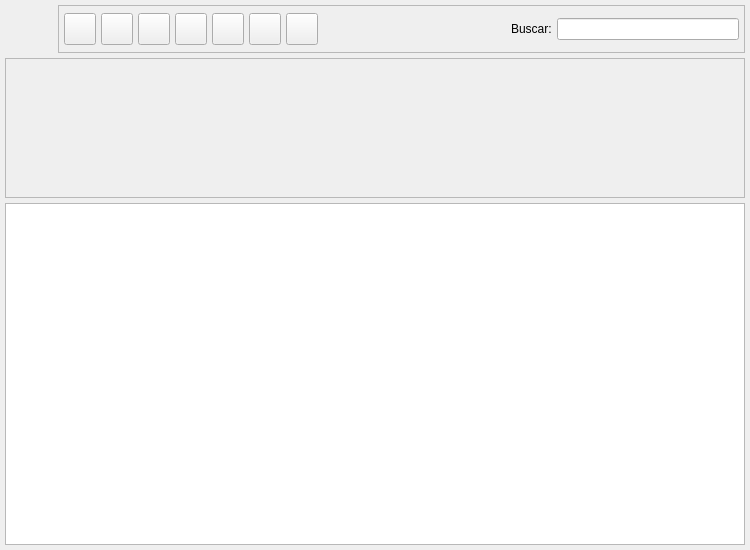
<?xml version="1.0" encoding="UTF-8"?>
<ui version="4.0">
 <author>Tomeu Borras Riera</author>
 <class>ConvReunionListBase</class>
 <widget class="QWidget" name="ConvReunionListBase">
  <property name="enabled">
   <bool>true</bool>
  </property>
  <property name="geometry">
   <rect>
    <x>0</x>
    <y>0</y>
    <width>750</width>
    <height>550</height>
   </rect>
  </property>
  <property name="windowTitle">
   <string>Reuniones</string>
  </property>
  <property name="windowIcon">
   <iconset resource="../pluginbf_profesor/gestionaula.qrc">
    <normaloff>:/ImgGestionAula/icons/reunion-list.png</normaloff>:/ImgGestionAula/icons/reunion-list.png</iconset>
  </property>
  <layout class="QGridLayout">
   <property name="margin">
    <number>5</number>
   </property>
   <property name="spacing">
    <number>5</number>
   </property>
   <item row="1" column="0">
    <widget class="QFrame" name="m_busqueda">
     <property name="minimumSize">
      <size>
       <width>16</width>
       <height>140</height>
      </size>
     </property>
     <property name="frameShape">
      <enum>QFrame::StyledPanel</enum>
     </property>
     <property name="frameShadow">
      <enum>QFrame::Raised</enum>
     </property>
     <layout class="QGridLayout">
      <property name="margin">
       <number>5</number>
      </property>
      <property name="spacing">
       <number>5</number>
      </property>
      <item row="0" column="0" colspan="2">
       <layout class="QHBoxLayout">
        <property name="spacing">
         <number>5</number>
        </property>
        <property name="margin">
         <number>0</number>
        </property>
        <item>
         <layout class="QVBoxLayout">
          <property name="spacing">
           <number>6</number>
          </property>
          <property name="margin">
           <number>0</number>
          </property>
         </layout>
        </item>
       </layout>
      </item>
     </layout>
    </widget>
   </item>
   <item row="2" column="0">
    <widget class="ConvReunionListSubForm" name="mui_list"/>
   </item>
   <item row="0" column="0">
    <layout class="QHBoxLayout">
     <property name="spacing">
      <number>5</number>
     </property>
     <property name="margin">
      <number>0</number>
     </property>
     <item>
      <widget class="QLabel" name="label">
       <property name="minimumSize">
        <size>
         <width>48</width>
         <height>48</height>
        </size>
       </property>
       <property name="maximumSize">
        <size>
         <width>48</width>
         <height>48</height>
        </size>
       </property>
       <property name="text">
        <string/>
       </property>
       <property name="pixmap">
        <pixmap resource="../pluginbf_profesor/gestionaula.qrc">:/ImgGestionAula/icons/reunion-list.png</pixmap>
       </property>
       <property name="scaledContents">
        <bool>true</bool>
       </property>
      </widget>
     </item>
     <item>
      <widget class="QFrame" name="m_botonera">
       <property name="frameShape">
        <enum>QFrame::StyledPanel</enum>
       </property>
       <property name="frameShadow">
        <enum>QFrame::Raised</enum>
       </property>
       <layout class="QHBoxLayout">
        <property name="spacing">
         <number>5</number>
        </property>
        <property name="margin">
         <number>5</number>
        </property>
        <item>
         <widget class="QToolButton" name="mui_crear">
          <property name="minimumSize">
           <size>
            <width>32</width>
            <height>32</height>
           </size>
          </property>
          <property name="maximumSize">
           <size>
            <width>32</width>
            <height>32</height>
           </size>
          </property>
          <property name="toolTip">
           <string>Nuevo Actividad</string>
          </property>
          <property name="whatsThis">
           <string>Nuevo Actividad</string>
          </property>
          <property name="text">
           <string/>
          </property>
          <property name="icon">
           <iconset resource="../../../bulmages.qrc">
            <normaloff>:/Images/document-new.png</normaloff>:/Images/document-new.png</iconset>
          </property>
          <property name="iconSize">
           <size>
            <width>32</width>
            <height>32</height>
           </size>
          </property>
          <property name="shortcut">
           <string>Ctrl+N</string>
          </property>
         </widget>
        </item>
        <item>
         <widget class="QToolButton" name="mui_editar">
          <property name="minimumSize">
           <size>
            <width>32</width>
            <height>32</height>
           </size>
          </property>
          <property name="maximumSize">
           <size>
            <width>32</width>
            <height>32</height>
           </size>
          </property>
          <property name="toolTip">
           <string>Editar Actividad</string>
          </property>
          <property name="whatsThis">
           <string>Editar Actividad</string>
          </property>
          <property name="text">
           <string/>
          </property>
          <property name="icon">
           <iconset resource="../../../bulmages.qrc">
            <normaloff>:/Images/document-open.png</normaloff>:/Images/document-open.png</iconset>
          </property>
          <property name="iconSize">
           <size>
            <width>32</width>
            <height>32</height>
           </size>
          </property>
          <property name="shortcut">
           <string>Ctrl+E</string>
          </property>
         </widget>
        </item>
        <item>
         <widget class="QToolButton" name="mui_borrar">
          <property name="minimumSize">
           <size>
            <width>32</width>
            <height>32</height>
           </size>
          </property>
          <property name="maximumSize">
           <size>
            <width>32</width>
            <height>32</height>
           </size>
          </property>
          <property name="toolTip">
           <string>Borrar Actividad</string>
          </property>
          <property name="whatsThis">
           <string>Borrar Actividad</string>
          </property>
          <property name="text">
           <string/>
          </property>
          <property name="icon">
           <iconset resource="../../../bulmages.qrc">
            <normaloff>:/Images/edit-delete.png</normaloff>:/Images/edit-delete.png</iconset>
          </property>
          <property name="iconSize">
           <size>
            <width>32</width>
            <height>32</height>
           </size>
          </property>
          <property name="shortcut">
           <string>Ctrl+D</string>
          </property>
         </widget>
        </item>
        <item>
         <widget class="QToolButton" name="mui_imprimir">
          <property name="minimumSize">
           <size>
            <width>32</width>
            <height>32</height>
           </size>
          </property>
          <property name="maximumSize">
           <size>
            <width>32</width>
            <height>32</height>
           </size>
          </property>
          <property name="toolTip">
           <string>Imprimir listado</string>
          </property>
          <property name="whatsThis">
           <string>Imprimir listado</string>
          </property>
          <property name="text">
           <string/>
          </property>
          <property name="icon">
           <iconset resource="../../../bulmages.qrc">
            <normaloff>:/Images/document-print.png</normaloff>:/Images/document-print.png</iconset>
          </property>
          <property name="iconSize">
           <size>
            <width>32</width>
            <height>32</height>
           </size>
          </property>
          <property name="shortcut">
           <string>Ctrl+P</string>
          </property>
         </widget>
        </item>
        <item>
         <widget class="QToolButton" name="mui_filtrar">
          <property name="minimumSize">
           <size>
            <width>32</width>
            <height>32</height>
           </size>
          </property>
          <property name="maximumSize">
           <size>
            <width>32</width>
            <height>32</height>
           </size>
          </property>
          <property name="toolTip">
           <string>Filtrar Actividades</string>
          </property>
          <property name="whatsThis">
           <string>Filtrar Actividades</string>
          </property>
          <property name="text">
           <string/>
          </property>
          <property name="icon">
           <iconset resource="../../../bulmages.qrc">
            <normaloff>:/Images/edit-find.png</normaloff>:/Images/edit-find.png</iconset>
          </property>
          <property name="iconSize">
           <size>
            <width>32</width>
            <height>32</height>
           </size>
          </property>
          <property name="shortcut">
           <string>Ctrl+F</string>
          </property>
          <property name="checkable">
           <bool>true</bool>
          </property>
         </widget>
        </item>
        <item>
         <widget class="QToolButton" name="mui_configurar">
          <property name="minimumSize">
           <size>
            <width>32</width>
            <height>32</height>
           </size>
          </property>
          <property name="maximumSize">
           <size>
            <width>32</width>
            <height>32</height>
           </size>
          </property>
          <property name="toolTip">
           <string>Configurar listado</string>
          </property>
          <property name="whatsThis">
           <string>Configurar listado</string>
          </property>
          <property name="text">
           <string/>
          </property>
          <property name="icon">
           <iconset resource="../../../bulmages.qrc">
            <normaloff>:/Images/document-properties.png</normaloff>:/Images/document-properties.png</iconset>
          </property>
          <property name="iconSize">
           <size>
            <width>32</width>
            <height>32</height>
           </size>
          </property>
          <property name="shortcut">
           <string>Ctrl+B</string>
          </property>
          <property name="checkable">
           <bool>true</bool>
          </property>
         </widget>
        </item>
        <item>
         <widget class="QToolButton" name="mui_actualizar">
          <property name="minimumSize">
           <size>
            <width>32</width>
            <height>32</height>
           </size>
          </property>
          <property name="maximumSize">
           <size>
            <width>32</width>
            <height>32</height>
           </size>
          </property>
          <property name="toolTip">
           <string>Actualizar listado</string>
          </property>
          <property name="whatsThis">
           <string>Actualizar listado</string>
          </property>
          <property name="text">
           <string/>
          </property>
          <property name="icon">
           <iconset resource="../../../bulmages.qrc">
            <normaloff>:/Images/view-refresh.png</normaloff>:/Images/view-refresh.png</iconset>
          </property>
          <property name="iconSize">
           <size>
            <width>32</width>
            <height>32</height>
           </size>
          </property>
          <property name="shortcut">
           <string>F5</string>
          </property>
         </widget>
        </item>
        <item>
         <widget class="QFrame" name="mui_plugbotones">
          <property name="sizePolicy">
           <sizepolicy hsizetype="Minimum" vsizetype="Preferred">
            <horstretch>0</horstretch>
            <verstretch>0</verstretch>
           </sizepolicy>
          </property>
          <property name="frameShape">
           <enum>QFrame::NoFrame</enum>
          </property>
          <property name="frameShadow">
           <enum>QFrame::Plain</enum>
          </property>
          <property name="lineWidth">
           <number>0</number>
          </property>
         </widget>
        </item>
        <item>
         <spacer>
          <property name="orientation">
           <enum>Qt::Horizontal</enum>
          </property>
          <property name="sizeHint" stdset="0">
           <size>
            <width>51</width>
            <height>34</height>
           </size>
          </property>
         </spacer>
        </item>
        <item>
         <widget class="QLabel" name="textLabel1">
          <property name="text">
           <string>Buscar:</string>
          </property>
         </widget>
        </item>
        <item>
         <widget class="QLineEdit" name="m_filtro">
          <property name="minimumSize">
           <size>
            <width>150</width>
            <height>0</height>
           </size>
          </property>
         </widget>
        </item>
       </layout>
      </widget>
     </item>
    </layout>
   </item>
  </layout>
 </widget>
 <layoutdefault spacing="3" margin="5"/>
 <customwidgets>
  <customwidget>
   <class>ConvReunionListSubForm</class>
   <extends>QTableWidget</extends>
   <header>convreunionlist.h</header>
  </customwidget>
 </customwidgets>
 <resources>
  <include location="../../../bulmages.qrc"/>
  <include location="../pluginbf_profesor/gestionaula.qrc"/>
 </resources>
</ui>
